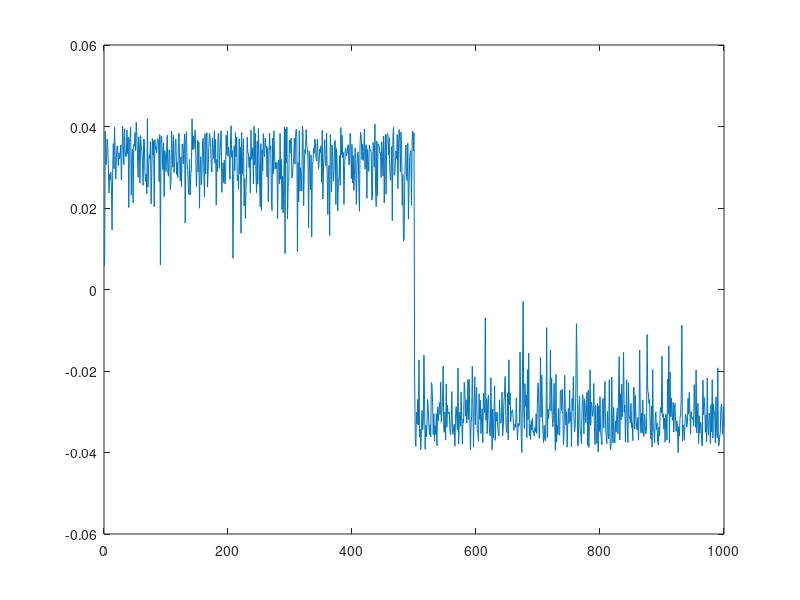
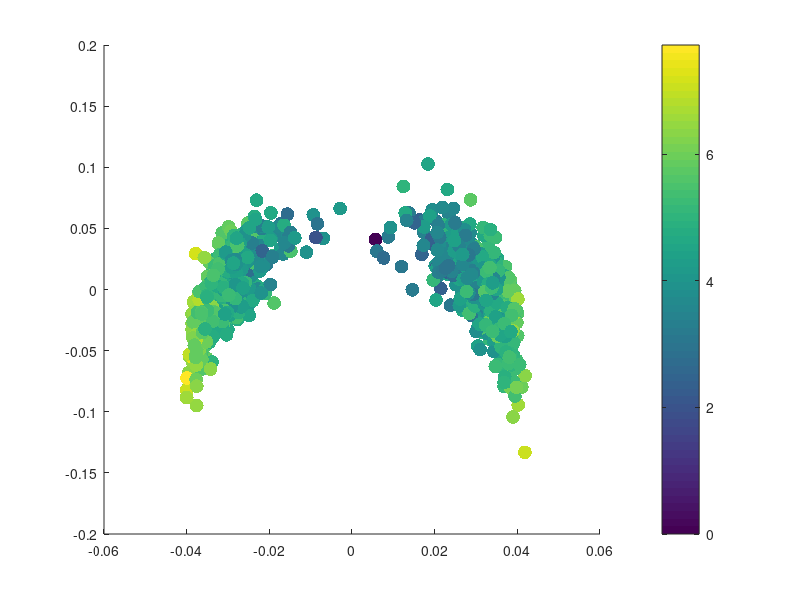
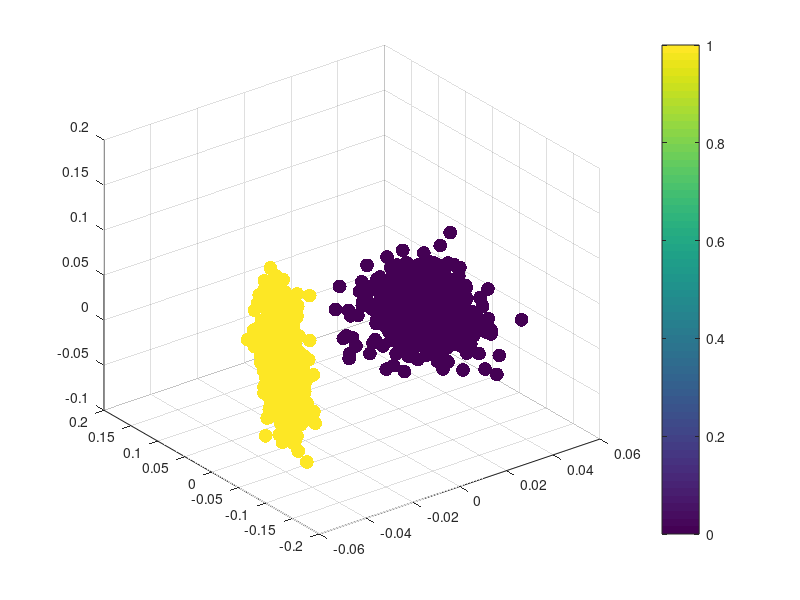
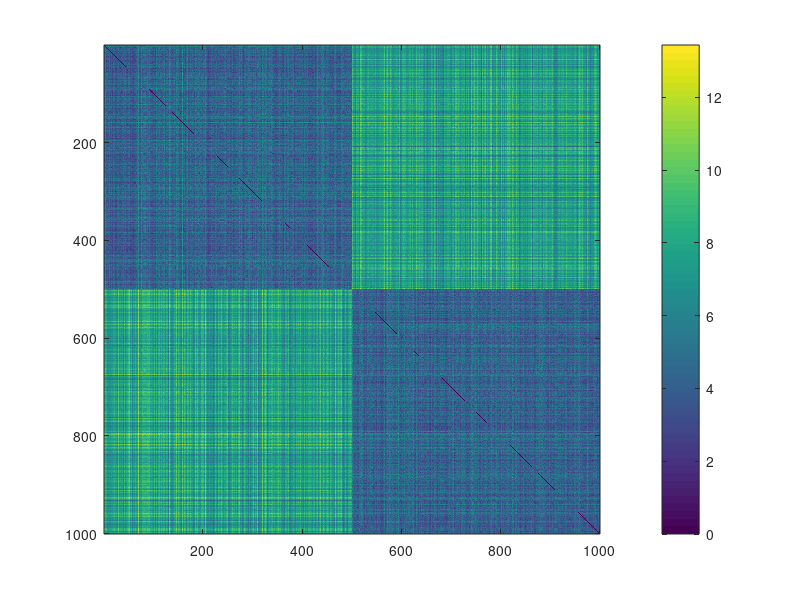

Write MATLAB code to recreate these figures, in order.
close all;
clear;

D = 10;
N = 500;

mX1 = randn(D, N) + 1;
mX2 = randn(D, N) - 1;
mX  = [mX1, mX2];
vY  = [zeros(N, 1); ones(N, 1)];

mW  = squareform( pdist(mX') );
eps = .5 * median(mW(:).^2);
mK  = exp(- mW.^2 / eps);
mA  = bsxfun(@rdivide, mK, sum(mK, 2));

[mU, mL, mV] = eig(mA);

mP1 = mU(:, 2);
mP2 = mU(:, 2:3);
mP3 = mU(:, 2:4);

figure; plot(mP1);
figure; scatter(mP2(:,1), mP2(:,2), 100, mW(1,:)', 'Fill');       colorbar;
figure; scatter3(mP3(:,1), mP3(:,2), mP3(:,3), 100, vY', 'Fill'); colorbar;






figure; imagesc(mW); colorbar;
figure; imagesc(mK); colorbar;

